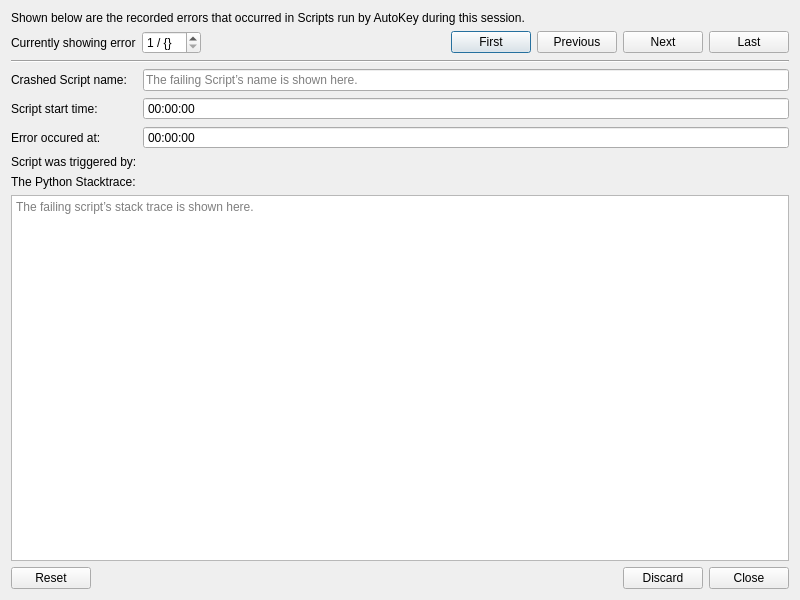
<?xml version="1.0" encoding="UTF-8"?>
<ui version="4.0">
 <class>Dialog</class>
 <widget class="QDialog" name="Dialog">
  <property name="geometry">
   <rect>
    <x>0</x>
    <y>0</y>
    <width>800</width>
    <height>600</height>
   </rect>
  </property>
  <property name="windowTitle">
   <string>Show recorded errors from Scripts</string>
  </property>
  <layout class="QGridLayout" name="gridLayout">
   <item row="3" column="0">
    <widget class="QLabel" name="script_name_header_label">
     <property name="text">
      <string>Crashed Script name:</string>
     </property>
     <property name="buddy">
      <cstring>script_name_view</cstring>
     </property>
    </widget>
   </item>
   <item row="6" column="0">
    <widget class="QLabel" name="script_triggered_by_header_label">
     <property name="text">
      <string>Script was triggered by:</string>
     </property>
    </widget>
   </item>
   <item row="5" column="1">
    <widget class="QTimeEdit" name="script_error_time_edit">
     <property name="toolTip">
      <string>Timestamp at which the error occured</string>
     </property>
     <property name="inputMethodHints">
      <set>Qt::ImhPreferNumbers|Qt::ImhTime</set>
     </property>
     <property name="readOnly">
      <bool>true</bool>
     </property>
     <property name="buttonSymbols">
      <enum>QAbstractSpinBox::NoButtons</enum>
     </property>
     <property name="displayFormat">
      <string>HH:mm:ss</string>
     </property>
    </widget>
   </item>
   <item row="1" column="0" colspan="2">
    <layout class="QHBoxLayout" name="horizontalLayout">
     <item>
      <widget class="QLabel" name="show_error_number_header_label">
       <property name="text">
        <string>Currently showing error</string>
       </property>
      </widget>
     </item>
     <item>
      <widget class="QSpinBox" name="currently_shown_error_number_spin_box">
       <property name="suffix">
        <string> / {}</string>
       </property>
       <property name="minimum">
        <number>1</number>
       </property>
       <property name="singleStep">
        <number>1</number>
       </property>
      </widget>
     </item>
     <item>
      <spacer name="horizontalSpacer">
       <property name="orientation">
        <enum>Qt::Horizontal</enum>
       </property>
       <property name="sizeHint" stdset="0">
        <size>
         <width>40</width>
         <height>20</height>
        </size>
       </property>
      </spacer>
     </item>
     <item>
      <widget class="QPushButton" name="show_first_error_button">
       <property name="toolTip">
        <string>Show the oldest recorded script error.</string>
       </property>
       <property name="text">
        <string>First</string>
       </property>
       <property name="icon">
        <iconset theme="go-first">
         <normaloff>.</normaloff>.</iconset>
       </property>
      </widget>
     </item>
     <item>
      <widget class="QPushButton" name="show_previous_error_button">
       <property name="toolTip">
        <string>Show the previous recorded script error.</string>
       </property>
       <property name="text">
        <string>Previous</string>
       </property>
       <property name="icon">
        <iconset theme="go-previous">
         <normaloff>.</normaloff>.</iconset>
       </property>
      </widget>
     </item>
     <item>
      <widget class="QPushButton" name="show_next_error_button">
       <property name="toolTip">
        <string>Show the next recorded script error.</string>
       </property>
       <property name="text">
        <string>Next</string>
       </property>
       <property name="icon">
        <iconset theme="go-next">
         <normaloff>.</normaloff>.</iconset>
       </property>
      </widget>
     </item>
     <item>
      <widget class="QPushButton" name="show_last_error_button">
       <property name="toolTip">
        <string>Show the newest recorded script error.</string>
       </property>
       <property name="text">
        <string>Last</string>
       </property>
       <property name="icon">
        <iconset theme="go-last">
         <normaloff>.</normaloff>.</iconset>
       </property>
      </widget>
     </item>
    </layout>
   </item>
   <item row="9" column="0" colspan="2">
    <widget class="QDialogButtonBox" name="buttonBox">
     <property name="orientation">
      <enum>Qt::Horizontal</enum>
     </property>
     <property name="standardButtons">
      <set>QDialogButtonBox::Close|QDialogButtonBox::Discard|QDialogButtonBox::Reset</set>
     </property>
    </widget>
   </item>
   <item row="5" column="0">
    <widget class="QLabel" name="script_error_time_header_label">
     <property name="text">
      <string>Error occured at:</string>
     </property>
     <property name="buddy">
      <cstring>script_error_time_edit</cstring>
     </property>
    </widget>
   </item>
   <item row="8" column="0" colspan="2">
    <widget class="QTextBrowser" name="stack_trace_text_browser">
     <property name="acceptDrops">
      <bool>false</bool>
     </property>
     <property name="toolTip">
      <string>The error message, as returned by Python.</string>
     </property>
     <property name="lineWrapMode">
      <enum>QTextEdit::NoWrap</enum>
     </property>
     <property name="acceptRichText">
      <bool>false</bool>
     </property>
     <property name="placeholderText">
      <string notr="true">The failing script’s stack trace is shown here.</string>
     </property>
     <property name="openLinks">
      <bool>false</bool>
     </property>
    </widget>
   </item>
   <item row="4" column="1">
    <widget class="QTimeEdit" name="script_start_time_edit">
     <property name="toolTip">
      <string>Timestamp at which the Script execution started</string>
     </property>
     <property name="inputMethodHints">
      <set>Qt::ImhPreferNumbers|Qt::ImhTime</set>
     </property>
     <property name="readOnly">
      <bool>true</bool>
     </property>
     <property name="buttonSymbols">
      <enum>QAbstractSpinBox::NoButtons</enum>
     </property>
     <property name="displayFormat">
      <string>HH:mm:ss</string>
     </property>
    </widget>
   </item>
   <item row="6" column="1">
    <widget class="QLabel" name="script_trigger_source_label">
     <property name="text">
      <string/>
     </property>
    </widget>
   </item>
   <item row="0" column="0" colspan="2">
    <widget class="QLabel" name="dialog_header_label">
     <property name="text">
      <string>Shown below are the recorded errors that occurred in Scripts run by AutoKey during this session.</string>
     </property>
    </widget>
   </item>
   <item row="3" column="1">
    <widget class="QLineEdit" name="script_name_view">
     <property name="toolTip">
      <string>The name of the failed Script</string>
     </property>
     <property name="readOnly">
      <bool>true</bool>
     </property>
     <property name="placeholderText">
      <string>The failing Script’s name is shown here.</string>
     </property>
    </widget>
   </item>
   <item row="2" column="0" colspan="2">
    <widget class="Line" name="line">
     <property name="orientation">
      <enum>Qt::Horizontal</enum>
     </property>
    </widget>
   </item>
   <item row="4" column="0">
    <widget class="QLabel" name="script_start_time_header_label">
     <property name="text">
      <string>Script start time:</string>
     </property>
     <property name="buddy">
      <cstring>script_start_time_edit</cstring>
     </property>
    </widget>
   </item>
   <item row="7" column="0" colspan="2">
    <widget class="QLabel" name="stack_trace_header_label">
     <property name="text">
      <string>The Python Stacktrace:</string>
     </property>
     <property name="buddy">
      <cstring>stack_trace_text_browser</cstring>
     </property>
    </widget>
   </item>
  </layout>
 </widget>
 <tabstops>
  <tabstop>currently_shown_error_number_spin_box</tabstop>
  <tabstop>show_first_error_button</tabstop>
  <tabstop>show_previous_error_button</tabstop>
  <tabstop>show_next_error_button</tabstop>
  <tabstop>show_last_error_button</tabstop>
  <tabstop>script_name_view</tabstop>
  <tabstop>script_start_time_edit</tabstop>
  <tabstop>script_error_time_edit</tabstop>
  <tabstop>stack_trace_text_browser</tabstop>
 </tabstops>
 <resources/>
 <connections>
  <connection>
   <sender>buttonBox</sender>
   <signal>accepted()</signal>
   <receiver>Dialog</receiver>
   <slot>accept()</slot>
   <hints>
    <hint type="sourcelabel">
     <x>260</x>
     <y>560</y>
    </hint>
    <hint type="destinationlabel">
     <x>157</x>
     <y>274</y>
    </hint>
   </hints>
  </connection>
  <connection>
   <sender>buttonBox</sender>
   <signal>rejected()</signal>
   <receiver>Dialog</receiver>
   <slot>reject()</slot>
   <hints>
    <hint type="sourcelabel">
     <x>328</x>
     <y>560</y>
    </hint>
    <hint type="destinationlabel">
     <x>286</x>
     <y>274</y>
    </hint>
   </hints>
  </connection>
  <connection>
   <sender>show_next_error_button</sender>
   <signal>clicked()</signal>
   <receiver>Dialog</receiver>
   <slot>show_next_error()</slot>
   <hints>
    <hint type="sourcelabel">
     <x>628</x>
     <y>64</y>
    </hint>
    <hint type="destinationlabel">
     <x>380</x>
     <y>282</y>
    </hint>
   </hints>
  </connection>
  <connection>
   <sender>show_previous_error_button</sender>
   <signal>clicked()</signal>
   <receiver>Dialog</receiver>
   <slot>show_previous_error()</slot>
   <hints>
    <hint type="sourcelabel">
     <x>533</x>
     <y>64</y>
    </hint>
    <hint type="destinationlabel">
     <x>380</x>
     <y>282</y>
    </hint>
   </hints>
  </connection>
  <connection>
   <sender>show_first_error_button</sender>
   <signal>clicked()</signal>
   <receiver>Dialog</receiver>
   <slot>show_first_error()</slot>
   <hints>
    <hint type="sourcelabel">
     <x>443</x>
     <y>64</y>
    </hint>
    <hint type="destinationlabel">
     <x>380</x>
     <y>282</y>
    </hint>
   </hints>
  </connection>
  <connection>
   <sender>show_last_error_button</sender>
   <signal>clicked()</signal>
   <receiver>Dialog</receiver>
   <slot>show_last_error()</slot>
   <hints>
    <hint type="sourcelabel">
     <x>718</x>
     <y>47</y>
    </hint>
    <hint type="destinationlabel">
     <x>380</x>
     <y>282</y>
    </hint>
   </hints>
  </connection>
  <connection>
   <sender>Dialog</sender>
   <signal>has_next_error(bool)</signal>
   <receiver>show_next_error_button</receiver>
   <slot>setEnabled(bool)</slot>
   <hints>
    <hint type="sourcelabel">
     <x>622</x>
     <y>47</y>
    </hint>
    <hint type="destinationlabel">
     <x>628</x>
     <y>64</y>
    </hint>
   </hints>
  </connection>
  <connection>
   <sender>Dialog</sender>
   <signal>has_previous_error(bool)</signal>
   <receiver>show_previous_error_button</receiver>
   <slot>setEnabled(bool)</slot>
   <hints>
    <hint type="sourcelabel">
     <x>661</x>
     <y>47</y>
    </hint>
    <hint type="destinationlabel">
     <x>533</x>
     <y>64</y>
    </hint>
   </hints>
  </connection>
  <connection>
   <sender>Dialog</sender>
   <signal>has_next_error(bool)</signal>
   <receiver>show_last_error_button</receiver>
   <slot>setEnabled(bool)</slot>
   <hints>
    <hint type="sourcelabel">
     <x>622</x>
     <y>47</y>
    </hint>
    <hint type="destinationlabel">
     <x>718</x>
     <y>64</y>
    </hint>
   </hints>
  </connection>
  <connection>
   <sender>Dialog</sender>
   <signal>has_previous_error(bool)</signal>
   <receiver>show_first_error_button</receiver>
   <slot>setEnabled(bool)</slot>
   <hints>
    <hint type="sourcelabel">
     <x>661</x>
     <y>47</y>
    </hint>
    <hint type="destinationlabel">
     <x>443</x>
     <y>64</y>
    </hint>
   </hints>
  </connection>
  <connection>
   <sender>show_next_error_button</sender>
   <signal>clicked(bool)</signal>
   <receiver>show_previous_error_button</receiver>
   <slot>setDisabled(bool)</slot>
   <hints>
    <hint type="sourcelabel">
     <x>628</x>
     <y>64</y>
    </hint>
    <hint type="destinationlabel">
     <x>533</x>
     <y>64</y>
    </hint>
   </hints>
  </connection>
  <connection>
   <sender>show_next_error_button</sender>
   <signal>clicked(bool)</signal>
   <receiver>show_first_error_button</receiver>
   <slot>setDisabled(bool)</slot>
   <hints>
    <hint type="sourcelabel">
     <x>628</x>
     <y>64</y>
    </hint>
    <hint type="destinationlabel">
     <x>443</x>
     <y>64</y>
    </hint>
   </hints>
  </connection>
  <connection>
   <sender>show_previous_error_button</sender>
   <signal>clicked(bool)</signal>
   <receiver>show_next_error_button</receiver>
   <slot>setDisabled(bool)</slot>
   <hints>
    <hint type="sourcelabel">
     <x>533</x>
     <y>64</y>
    </hint>
    <hint type="destinationlabel">
     <x>628</x>
     <y>64</y>
    </hint>
   </hints>
  </connection>
  <connection>
   <sender>show_previous_error_button</sender>
   <signal>clicked(bool)</signal>
   <receiver>show_last_error_button</receiver>
   <slot>setDisabled(bool)</slot>
   <hints>
    <hint type="sourcelabel">
     <x>533</x>
     <y>64</y>
    </hint>
    <hint type="destinationlabel">
     <x>718</x>
     <y>64</y>
    </hint>
   </hints>
  </connection>
  <connection>
   <sender>show_first_error_button</sender>
   <signal>clicked(bool)</signal>
   <receiver>show_next_error_button</receiver>
   <slot>setDisabled(bool)</slot>
   <hints>
    <hint type="sourcelabel">
     <x>443</x>
     <y>64</y>
    </hint>
    <hint type="destinationlabel">
     <x>628</x>
     <y>64</y>
    </hint>
   </hints>
  </connection>
  <connection>
   <sender>show_first_error_button</sender>
   <signal>clicked(bool)</signal>
   <receiver>show_last_error_button</receiver>
   <slot>setDisabled(bool)</slot>
   <hints>
    <hint type="sourcelabel">
     <x>443</x>
     <y>64</y>
    </hint>
    <hint type="destinationlabel">
     <x>718</x>
     <y>64</y>
    </hint>
   </hints>
  </connection>
  <connection>
   <sender>show_last_error_button</sender>
   <signal>clicked(bool)</signal>
   <receiver>show_previous_error_button</receiver>
   <slot>setDisabled(bool)</slot>
   <hints>
    <hint type="sourcelabel">
     <x>718</x>
     <y>47</y>
    </hint>
    <hint type="destinationlabel">
     <x>533</x>
     <y>64</y>
    </hint>
   </hints>
  </connection>
  <connection>
   <sender>show_last_error_button</sender>
   <signal>clicked(bool)</signal>
   <receiver>show_first_error_button</receiver>
   <slot>setDisabled(bool)</slot>
   <hints>
    <hint type="sourcelabel">
     <x>718</x>
     <y>47</y>
    </hint>
    <hint type="destinationlabel">
     <x>443</x>
     <y>64</y>
    </hint>
   </hints>
  </connection>
  <connection>
   <sender>currently_shown_error_number_spin_box</sender>
   <signal>valueChanged(int)</signal>
   <receiver>Dialog</receiver>
   <slot>show_error_at_index(int)</slot>
   <hints>
    <hint type="sourcelabel">
     <x>185</x>
     <y>47</y>
    </hint>
    <hint type="destinationlabel">
     <x>354</x>
     <y>258</y>
    </hint>
   </hints>
  </connection>
  <connection>
   <sender>buttonBox</sender>
   <signal>clicked(QAbstractButton*)</signal>
   <receiver>Dialog</receiver>
   <slot>handle_button_box_button_clicks(QAbstractButton*)</slot>
   <hints>
    <hint type="sourcelabel">
     <x>354</x>
     <y>560</y>
    </hint>
    <hint type="destinationlabel">
     <x>354</x>
     <y>258</y>
    </hint>
   </hints>
  </connection>
 </connections>
</ui>
